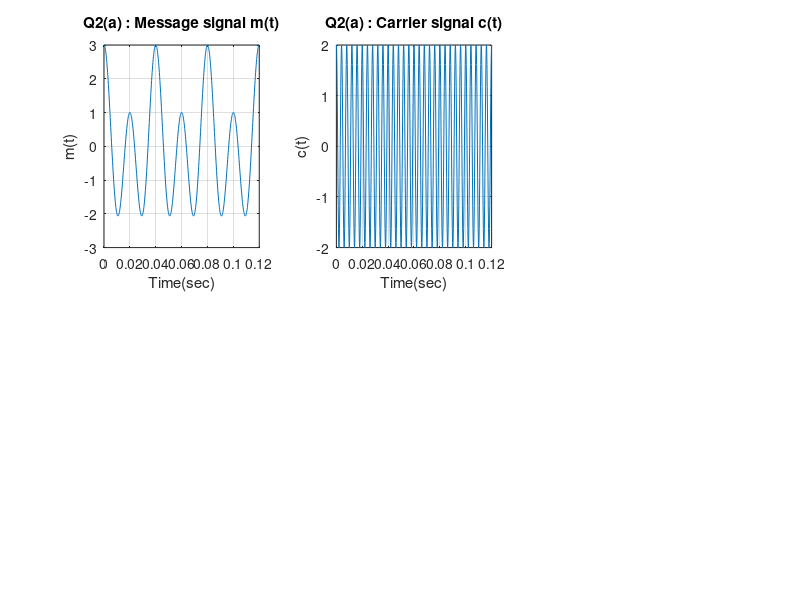

This figure's MATLAB source: (Note: this script raises an error after producing the figure.)
clc;clear;close all;

fm1 = 25;
fm2 = 50;
fc = 250;
A_c = 2;
A_m1 = 1;
A_m2 = 2;
Sampling_rate = 5000;


% question 2 part (a) - message and carrier signal

t = 0:1/Sampling_rate:3/fm1;
message_signal = A_m1*cos(2*pi*fm1*t) + A_m2*cos(2*pi*fm2*t);
subplot(2,3,1);
plot(t,message_signal);
grid on;
xlabel("Time(sec)");
ylabel("m(t)");
title("Q2(a) : Message signal m(t)");

carrier_signal = A_c*cos(2*pi*fc*t);
subplot(2,3,2);
plot(t,carrier_signal);
grid on;
xlabel("Time(sec)");
ylabel("c(t)");
title("Q2(a) : Carrier signal c(t)");


% question 2 part (b) - kp = 0.25 rad/Volt

k_p = 0.25;
phase_modulated = A_c*pmmod(message_signal,fc,Sampling_rate,k_p*(A_m1 +A_m2));
subplot(2,3,3);
plot(t,phase_modulated);
grid on;
xlabel("Time(sec)");
ylabel("phi(t)");
title("Q2(b) : phi(t) with k_p = 0.25 rad/Volt");


freq = (-Sampling_rate/2:Sampling_rate/length(t):Sampling_rate/2-1);
fft_phase_modulated = fftshift(fft(phase_modulated));

subplot(2,3,4);
plot(freq,(fft_phase_modulated/length(freq)));
grid on;
title("Q2(b) : Freq Spectrum of phi(t) with k_p = 0.25 rad/Volt");
xlabel("Frequency(Hz)");
ylabel("phi(f)");

% question 2 part (c) - kp = 0.25 rad/Volt

k_p = 0.25;
phase_modulated_1 = A_c*pmmod(message_signal,fc,Sampling_rate,k_p*(A_m1 +A_m2));

freq = (-Sampling_rate/2:Sampling_rate/length(t):Sampling_rate/2-1);
fft_phase_modulated_1 = fftshift(fft(phase_modulated_1));

% question 2 part (d) - demodulated signal of kp = 0.25 rad/Volt

k_p = 0.25;
demodulated_signal = pmdemod(phase_modulated_1,fc,Sampling_rate,k_p*(A_m1 +A_m2));
subplot(2,3,5);
plot(t,demodulated_signal);
grid on;
xlabel("Time(sec)");
ylabel("demodulated signal");
title("Q2(d) : demodulated signal with k_p = 0.25 rad/Volt");

